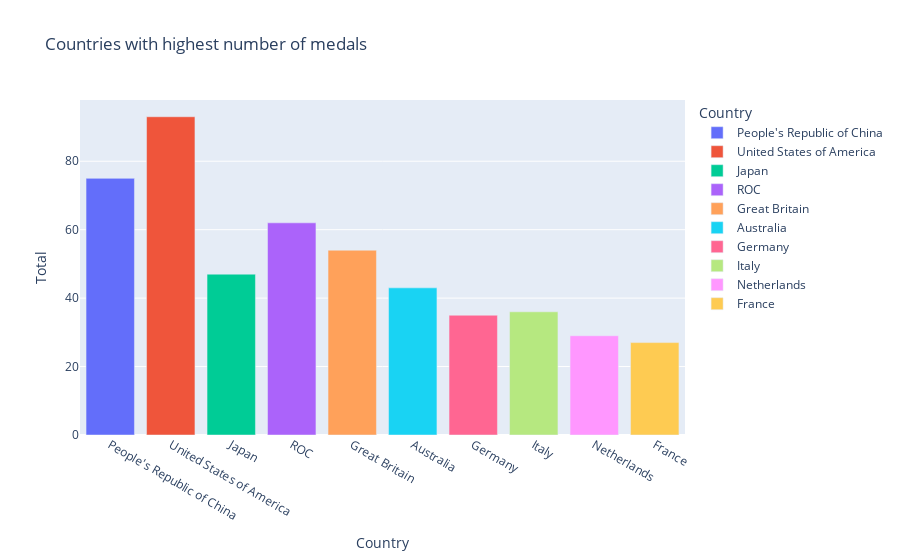

Notebook cell for this chart:
### Code cell
#Countries with the most totla medals

plot('Total','Countries with highest number of medals')

### Figure 1 — Plotly figure (JSON) as saved in the notebook; plotly's stock layout.template omitted (floating-point values rounded to 4 significant figures)
{"data": [{"alignmentgroup": "True", "hovertemplate": "Country=%{x}<br>Total=%{y}<extra></extra>", "legendgroup": "People's Republic of China", "marker": {"color": "#636efa"}, "name": "People's Republic of China", "offsetgroup": "People's Republic of China", "orientation": "v", "showlegend": true, "textposition": "auto", "type": "bar", "x": ["People's Republic of China"], "xaxis": "x", "y": [75], "yaxis": "y"}, {"alignmentgroup": "True", "hovertemplate": "Country=%{x}<br>Total=%{y}<extra></extra>", "legendgroup": "United States of America", "marker": {"color": "#EF553B"}, "name": "United States of America", "offsetgroup": "United States of America", "orientation": "v", "showlegend": true, "textposition": "auto", "type": "bar", "x": ["United States of America"], "xaxis": "x", "y": [93], "yaxis": "y"}, {"alignmentgroup": "True", "hovertemplate": "Country=%{x}<br>Total=%{y}<extra></extra>", "legendgroup": "Japan", "marker": {"color": "#00cc96"}, "name": "Japan", "offsetgroup": "Japan", "orientation": "v", "showlegend": true, "textposition": "auto", "type": "bar", "x": ["Japan"], "xaxis": "x", "y": [47], "yaxis": "y"}, {"alignmentgroup": "True", "hovertemplate": "Country=%{x}<br>Total=%{y}<extra></extra>", "legendgroup": "ROC", "marker": {"color": "#ab63fa"}, "name": "ROC", "offsetgroup": "ROC", "orientation": "v", "showlegend": true, "textposition": "auto", "type": "bar", "x": ["ROC"], "xaxis": "x", "y": [62], "yaxis": "y"}, {"alignmentgroup": "True", "hovertemplate": "Country=%{x}<br>Total=%{y}<extra></extra>", "legendgroup": "Great Britain", "marker": {"color": "#FFA15A"}, "name": "Great Britain", "offsetgroup": "Great Britain", "orientation": "v", "showlegend": true, "textposition": "auto", "type": "bar", "x": ["Great Britain"], "xaxis": "x", "y": [54], "yaxis": "y"}, {"alignmentgroup": "True", "hovertemplate": "Country=%{x}<br>Total=%{y}<extra></extra>", "legendgroup": "Australia", "marker": {"color": "#19d3f3"}, "name": "Australia", "offsetgroup": "Australia", "orientation": "v", "showlegend": true, "textposition": "auto", "type": "bar", "x": ["Australia"], "xaxis": "x", "y": [43], "yaxis": "y"}, {"alignmentgroup": "True", "hovertemplate": "Country=%{x}<br>Total=%{y}<extra></extra>", "legendgroup": "Germany", "marker": {"color": "#FF6692"}, "name": "Germany", "offsetgroup": "Germany", "orientation": "v", "showlegend": true, "textposition": "auto", "type": "bar", "x": ["Germany"], "xaxis": "x", "y": [35], "yaxis": "y"}, {"alignmentgroup": "True", "hovertemplate": "Country=%{x}<br>Total=%{y}<extra></extra>", "legendgroup": "Italy", "marker": {"color": "#B6E880"}, "name": "Italy", "offsetgroup": "Italy", "orientation": "v", "showlegend": true, "textposition": "auto", "type": "bar", "x": ["Italy"], "xaxis": "x", "y": [36], "yaxis": "y"}, {"alignmentgroup": "True", "hovertemplate": "Country=%{x}<br>Total=%{y}<extra></extra>", "legendgroup": "Netherlands", "marker": {"color": "#FF97FF"}, "name": "Netherlands", "offsetgroup": "Netherlands", "orientation": "v", "showlegend": true, "textposition": "auto", "type": "bar", "x": ["Netherlands"], "xaxis": "x", "y": [29], "yaxis": "y"}, {"alignmentgroup": "True", "hovertemplate": "Country=%{x}<br>Total=%{y}<extra></extra>", "legendgroup": "France", "marker": {"color": "#FECB52"}, "name": "France", "offsetgroup": "France", "orientation": "v", "showlegend": true, "textposition": "auto", "type": "bar", "x": ["France"], "xaxis": "x", "y": [27], "yaxis": "y"}], "layout": {"barmode": "relative", "legend": {"title": {"text": "Country"}, "tracegroupgap": 0}, "title": {"text": "Countries with highest number of medals"}, "xaxis": {"anchor": "y", "categoryarray": ["People's Republic of China", "United States of America", "Japan", "ROC", "Great Britain", "Australia", "Germany", "Italy", "Netherlands", "France"], "categoryorder": "array", "domain": [0, 1], "title": {"text": "Country"}}, "yaxis": {"anchor": "x", "domain": [0, 1], "title": {"text": "Total"}}}}
